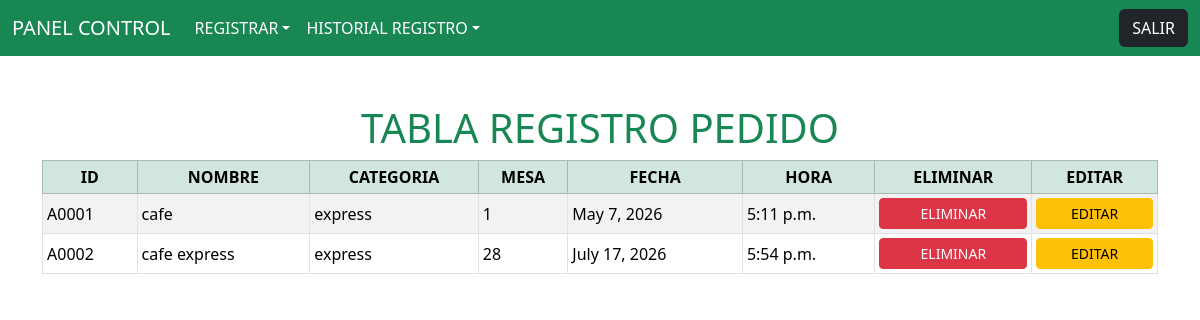
The page /enlace_tabla_pedido/ (signed in) on the database as committed earlier.
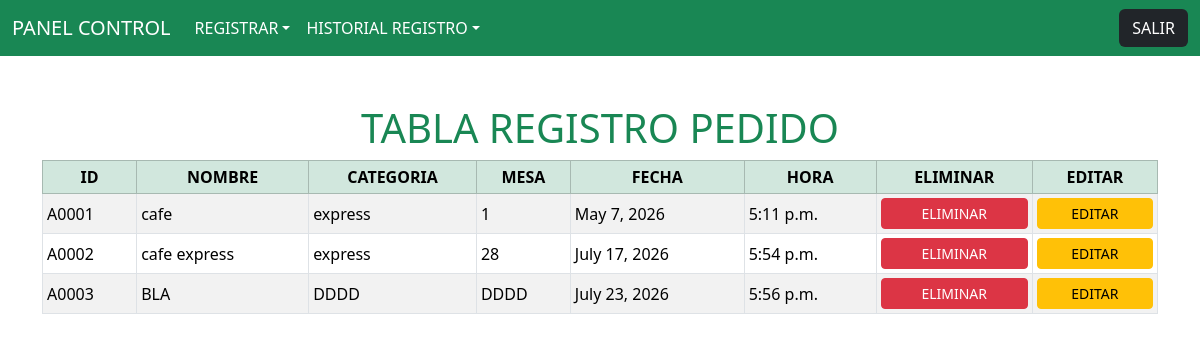
The same page on the database as committed later.
### aplicacion/models.py (models this page shows, shortened)
class Tabla_Pedido(models.Model):
    Id_Pedido = models.CharField()
    Nombre_Pedido = models.CharField()
    Categoria_Pedido = models.CharField()
    Mesa_Pedido = models.CharField()
    Fecha_Pedido = models.DateField()
    Hora_Pedido = models.TimeField()

### aplicacion/views.py (the view)
# urls.py: path('enlace_tabla_pedido/' , views.enlace_tabla_pedido),
@login_requerido
def enlace_tabla_pedido(request):
    pedido = Tabla_Pedido.objects.all()
    return render(request , 'tabla_pedidos.html' , {
        'pedido' : pedido
    })

### aplicacion/views.py (called while the page is built)
def login_requerido(view_func):
    @wraps(view_func)
    def _wrapped_view(request, *args, **kwargs):
        if not request.session.get('usuario_logueado'):
            return redirect('/')  # Pon aquí la ruta de tu login si es distinta
        return view_func(request, *args, **kwargs)
    return _wrapped_view

### aplicacion/templates/tabla_pedidos.html
{% extends "barra_menu.html" %}
{% block contenedor %}
<div class="container my-5">
    <h1 class="text-center text-success">TABLA REGISTRO PEDIDO</h1>
    <div class="table-responsive">
        <table class="table table-sm table-striped table-bordered align-middle">
            <thead class="table-success text-center text-nowrap">
                <tr>
                    <th scope="col">ID</th>
                    <th scope="col">NOMBRE</th>
                    <th scope="col">CATEGORIA</th>
                    <th scope="col">MESA</th>
                    <th scope="col">FECHA</th>
                    <th scope="col">HORA</th>
                    <th scope="col">ELIMINAR</th>
                    <th scope="col">EDITAR</th>
                </tr>
            </thead>
            <tbody>
                {% for x in pedido %}
                    <tr>
                        <td scope="row">{{ x.Id_Pedido }}</td>
                        <td scope="row">{{ x.Nombre_Pedido }}</td>
                        <td scope="row">{{ x.Categoria_Pedido }}</td>
                        <td scope="row">{{ x.Mesa_Pedido }}</td>
                        <td scope="row">{{ x.Fecha_Pedido }}</td>
                        <td scope="row">{{ x.Hora_Pedido }}</td>
                        <td scope="row"><a href="logica_eliminar_pedido/{{ x.Id_Pedido }}" class="btn btn-danger btn-sm w-100">ELIMINAR</a></td>
                        <td scope="row"><a href="enlace_actualizar_pedido/{{ x.Id_Pedido }}" class="btn btn-warning btn-sm w-100">EDITAR</a></td>
                    </tr>
                {% endfor %}
            </tbody>
        </table>
    </div>
</div>
{% endblock contenedor %}

### aplicacion/templates/barra_menu.html (shortened to what this page needs)
<!doctype html>
<html lang="en">
  <head>
    <link href="https://cdn.jsdelivr.net/npm/bootstrap@5.3.8/dist/css/bootstrap.min.css" rel="stylesheet">
  </head>
  <body>
    <nav class="navbar navbar-expand-lg bg-success">
        <div class="container-fluid">
            <a class="navbar-brand text-white" href="/panel_control_empleado/">PANEL CONTROL</a>
            <div class="collapse navbar-collapse" id="navbarSupportedContent">
            <ul class="navbar-nav me-auto mb-2 mb-lg-0">
                <li class="nav-item dropdown">
                <a class="nav-link dropdown-toggle text-white" href="#" role="button" data-bs-toggle="dropdown" aria-expanded="false">REGISTRAR</a>
                </li>
                <li class="nav-item dropdown">
                <a class="nav-link dropdown-toggle text-white" href="#" role="button" data-bs-toggle="dropdown" aria-expanded="false">HISTORIAL REGISTRO</a>
                </li>
            </ul>
                <form class="d-flex">
                    <a class="btn bg-dark text-white" href='/' type="submit">SALIR</a>
                </form>
            </div>
        </div>
    </nav>
    {% block contenedor %}
    {% endblock contenedor %}
  </body>
</html>

Rows that differ between the two databases and show on the page:
added Tabla_Pedido: Id_Pedido "A0003", Nombre_Pedido "BLA", Categoria_Pedido "DDDD", Mesa_Pedido "DDDD", Fecha_Pedido "July 23, 2026", Hora_Pedido "5:56 p.m."
